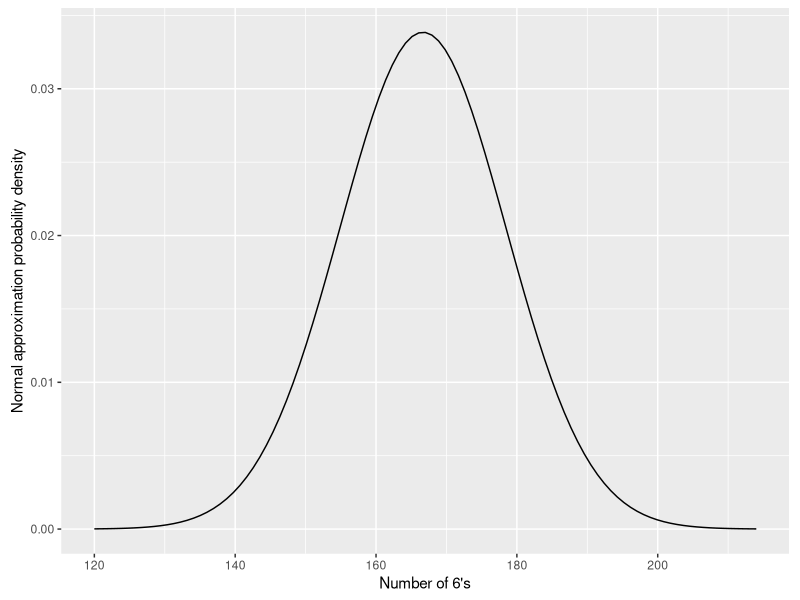

Here is the R script that generated this plot:
library(ggplot2)

# 2.3

n <- 1000
p <- 1/6
mu <- n * p
sigma <- sqrt(n * p * (1-p))
df <- data.frame(x=round(mu - 4 * sigma):round(mu + 4 * sigma))

ggplot(df, aes(x=x,)) + 
    stat_function(fun=dnorm,args=list(mean=mu, sd=sigma)) +
    # stat_function(fun=dbinom,args=list(size=n, prob=p)) +
    theme(aspect.ratio=3/4) +
    xlab("Number of 6's") + 
    ylab("Normal approximation probability density")


percentiles <- c(0.05, 0.25, 0.50, 0.75, 0.95)
qnorm(percentiles, mu, sigma)

# 2.8

